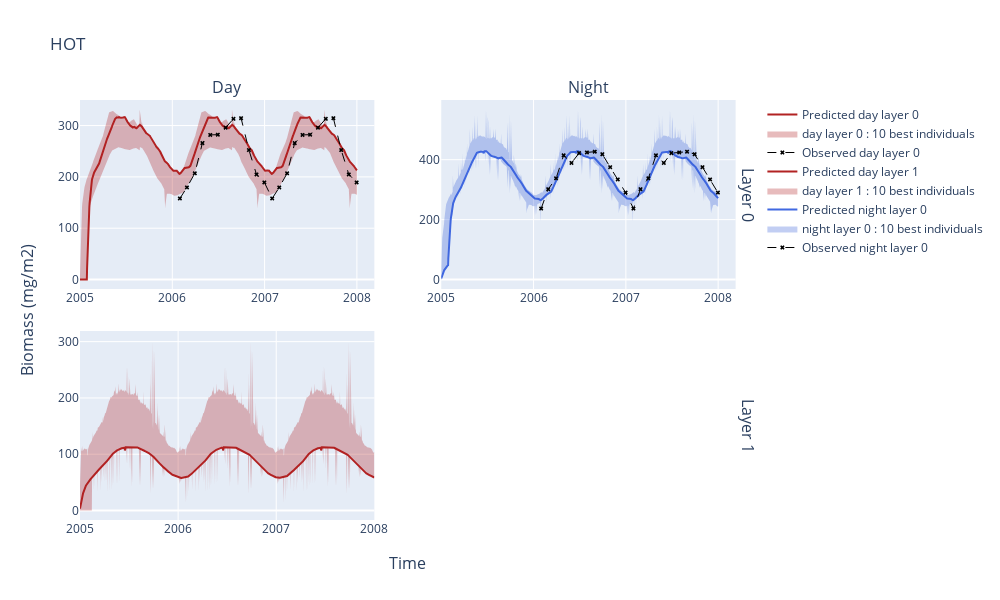

Notebook source saved alongside this figure:
### Markdown cell above
### Time series of X best individuals

### Code cell
fig = viewer.time_series(10, title=["HOT"], client=client)[0]
fig.update_layout(width=1000, height=600)

### Figure 1 — Plotly figure (JSON) as saved in the notebook; plotly's stock layout.template omitted (floating-point values rounded to 4 significant figures; data arrays with more than 128 entries replaced by an {"elided": "..."} marker saying what was removed)
{"data": [{"line": {"color": "firebrick", "dash": "solid", "width": 2}, "mode": "lines", "name": "Predicted day layer 0", "type": "scatter", "x": {"elided": "1096 str values"}, "xaxis": "x", "y": {"elided": "1096 float values"}, "yaxis": "y"}, {"fill": "toself", "fillcolor": "rgba(174,30,36,0.3)", "line": {"color": "rgba(0,0,0,0)"}, "name": "day layer 0 : 10 best individuals", "type": "scatter", "x": {"elided": "2192 str values"}, "xaxis": "x", "y": {"elided": "2192 float values"}, "yaxis": "y"}, {"line": {"color": "black", "dash": "dash", "width": 1}, "marker": {"color": "black", "size": 4, "symbol": "x"}, "mode": "lines+markers", "name": "Observed day layer 0", "type": "scatter", "x": ["2006-01-31T00:00:00.000000000", "2006-02-28T00:00:00.000000000", "2006-03-31T00:00:00.000000000", "2006-04-30T00:00:00.000000000", "2006-05-31T00:00:00.000000000", "2006-06-30T00:00:00.000000000", "2006-07-31T00:00:00.000000000", "2006-08-31T00:00:00.000000000", "2006-09-30T00:00:00.000000000", "2006-10-31T00:00:00.000000000", "2006-11-30T00:00:00.000000000", "2006-12-31T00:00:00.000000000", "2007-01-31T00:00:00.000000000", "2007-02-28T00:00:00.000000000", "2007-03-31T00:00:00.000000000", "2007-04-30T00:00:00.000000000", "2007-05-31T00:00:00.000000000", "2007-06-30T00:00:00.000000000", "2007-07-31T00:00:00.000000000", "2007-08-31T00:00:00.000000000", "2007-09-30T00:00:00.000000000", "2007-10-31T00:00:00.000000000", "2007-11-30T00:00:00.000000000", "2007-12-31T00:00:00.000000000"], "xaxis": "x", "y": [157.9, 179.5, 207.0, 265.8, 281.8, 282.2, 295.9, 313.2, 314.3, 252.3, 204.8, 189.3, 157.9, 179.5, 207.0, 265.8, 281.8, 282.2, 295.9, 313.2, 314.3, 252.3, 204.8, 189.3], "yaxis": "y"}, {"line": {"color": "firebrick", "dash": "solid", "width": 2}, "mode": "lines", "name": "Predicted day layer 1", "type": "scatter", "x": {"elided": "1096 str values"}, "xaxis": "x3", "y": {"elided": "1096 float values"}, "yaxis": "y3"}, {"fill": "toself", "fillcolor": "rgba(174,30,36,0.3)", "line": {"color": "rgba(0,0,0,0)"}, "name": "day layer 1 : 10 best individuals", "type": "scatter", "x": {"elided": "2192 str values"}, "xaxis": "x3", "y": {"elided": "2192 float values"}, "yaxis": "y3"}, {"line": {"color": "royalblue", "dash": "solid", "width": 2}, "mode": "lines", "name": "Predicted night layer 0", "type": "scatter", "x": {"elided": "1096 str values"}, "xaxis": "x2", "y": {"elided": "1096 float values"}, "yaxis": "y2"}, {"fill": "toself", "fillcolor": "rgba(54,92,216,0.3)", "line": {"color": "rgba(0,0,0,0)"}, "name": "night layer 0 : 10 best individuals", "type": "scatter", "x": {"elided": "2192 str values"}, "xaxis": "x2", "y": {"elided": "2192 float values"}, "yaxis": "y2"}, {"line": {"color": "black", "dash": "dash", "width": 1}, "marker": {"color": "black", "size": 4, "symbol": "x"}, "mode": "lines+markers", "name": "Observed night layer 0", "type": "scatter", "x": ["2006-01-31T00:00:00.000000000", "2006-02-28T00:00:00.000000000", "2006-03-31T00:00:00.000000000", "2006-04-30T00:00:00.000000000", "2006-05-31T00:00:00.000000000", "2006-06-30T00:00:00.000000000", "2006-07-31T00:00:00.000000000", "2006-08-31T00:00:00.000000000", "2006-09-30T00:00:00.000000000", "2006-10-31T00:00:00.000000000", "2006-11-30T00:00:00.000000000", "2006-12-31T00:00:00.000000000", "2007-01-31T00:00:00.000000000", "2007-02-28T00:00:00.000000000", "2007-03-31T00:00:00.000000000", "2007-04-30T00:00:00.000000000", "2007-05-31T00:00:00.000000000", "2007-06-30T00:00:00.000000000", "2007-07-31T00:00:00.000000000", "2007-08-31T00:00:00.000000000", "2007-09-30T00:00:00.000000000", "2007-10-31T00:00:00.000000000", "2007-11-30T00:00:00.000000000", "2007-12-31T00:00:00.000000000"], "xaxis": "x2", "y": [237.1, 301.6, 337.8, 414.5, 389.2, 421.9, 424.1, 426.8, 418.1, 374.8, 334.0, 290.2, 237.1, 301.6, 337.8, 414.5, 389.2, 421.9, 424.1, 426.8, 418.1, 374.8, 334.0, 290.2], "yaxis": "y2"}], "layout": {"annotations": [{"font": {"size": 16}, "showarrow": false, "text": "Day", "x": 0.22, "xanchor": "center", "xref": "paper", "y": 1, "yanchor": "bottom", "yref": "paper"}, {"font": {"size": 16}, "showarrow": false, "text": "Night", "x": 0.76, "xanchor": "center", "xref": "paper", "y": 1, "yanchor": "bottom", "yref": "paper"}, {"font": {"size": 16}, "showarrow": false, "text": "Layer 0", "textangle": 90, "x": 0.98, "xanchor": "left", "xref": "paper", "y": 0.775, "yanchor": "middle", "yref": "paper"}, {"font": {"size": 16}, "showarrow": false, "text": "Layer 1", "textangle": 90, "x": 0.98, "xanchor": "left", "xref": "paper", "y": 0.225, "yanchor": "middle", "yref": "paper"}, {"font": {"size": 16}, "showarrow": false, "text": "Time", "x": 0.49, "xanchor": "center", "xref": "paper", "y": 0, "yanchor": "top", "yref": "paper", "yshift": -30}, {"font": {"size": 16}, "showarrow": false, "text": "Biomass (mg/m2)", "textangle": -90, "x": 0, "xanchor": "right", "xref": "paper", "xshift": -40, "y": 0.5, "yanchor": "middle", "yref": "paper"}], "height": 600, "title": {"text": "HOT"}, "width": 1000, "xaxis": {"anchor": "y", "domain": [0, 0.44]}, "xaxis2": {"anchor": "y2", "domain": [0.54, 0.98]}, "xaxis3": {"anchor": "y3", "domain": [0, 0.44]}, "xaxis4": {"anchor": "y4", "domain": [0.54, 0.98]}, "yaxis": {"anchor": "x", "domain": [0.55, 1]}, "yaxis2": {"anchor": "x2", "domain": [0.55, 1]}, "yaxis3": {"anchor": "x3", "domain": [0, 0.45]}, "yaxis4": {"anchor": "x4", "domain": [0, 0.45]}}}
